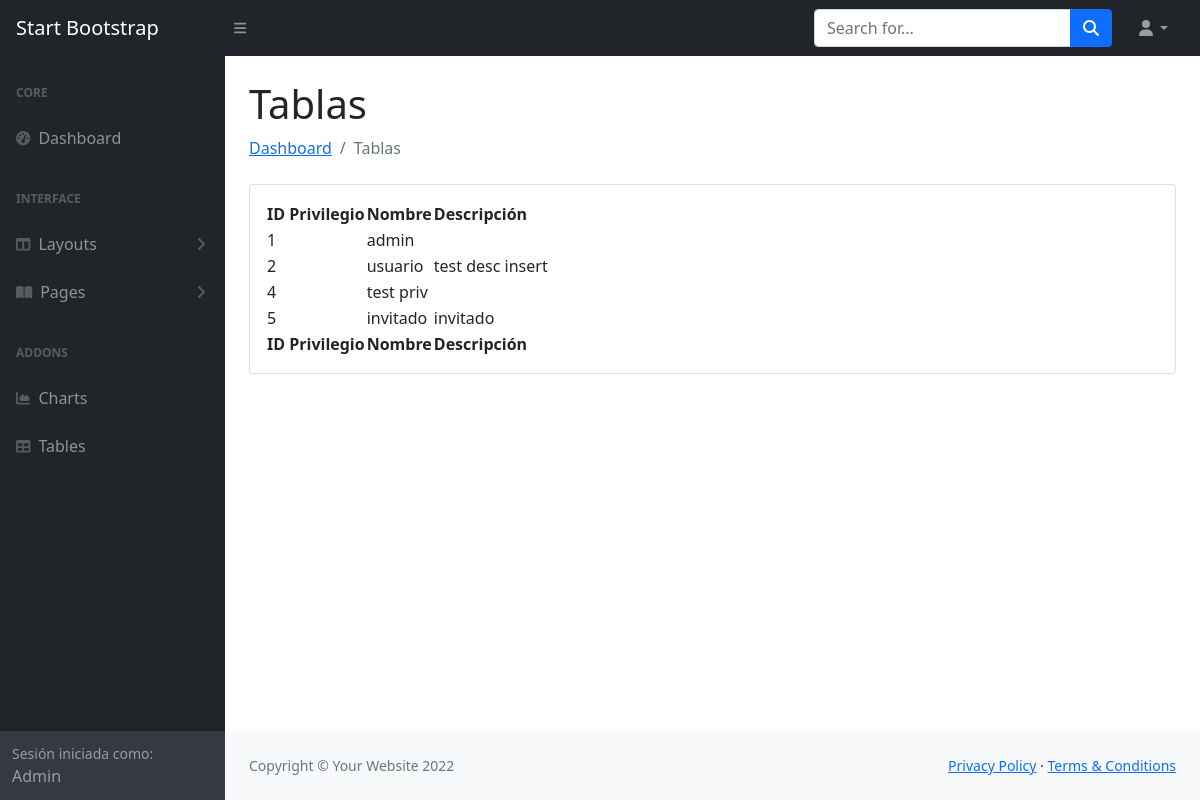
The app's page /dashboard/tabla_privilegio.php (signed in) with its own data.
### tables this page shows
CREATE TABLE `privilegio` (
  `id_privilegio` int(11) NOT NULL,
  `nombre` varchar(100) NOT NULL,
  `descripcion` varchar(100) NOT NULL
);

### dashboard/tabla_privilegio.php (the view, shortened to what this page needs)
<?php
include '../conn/conn.php';
$nombre = $_SESSION['nombre'];
$id_usuario = $_SESSION['id_usuario'];
$id_privilegio = $_SESSION['id_privilegio'];
if ($id_privilegio == 1) {
    $where = "";
} else {
    $where = "WHERE id_usuario=$id_usuario";
}
$stmt = $pdo->prepare("SELECT * FROM privilegio $where");
$stmt->setFetchMode(PDO::FETCH_ASSOC);
$stmt->execute();
?>
<!DOCTYPE html>
<html lang="en">
<head>
    <link href="https://cdn.jsdelivr.net/npm/simple-datatables@latest/dist/style.css" rel="stylesheet"/>
    <link href="css/styles.css" rel="stylesheet"/>
</head>
<body class="sb-nav-fixed">
<nav class="sb-topnav navbar navbar-expand navbar-dark bg-dark">
    <a class="navbar-brand ps-3" href="principal.php">Start Bootstrap</a>
    <button class="btn btn-link btn-sm order-1 order-lg-0 me-4 me-lg-0" id="sidebarToggle" href="#!"><i
                class="fas fa-bars"></i></button>
    <form class="d-none d-md-inline-block form-inline ms-auto me-0 me-md-3 my-2 my-md-0">
        <div class="input-group">
            <input class="form-control" type="text" placeholder="Search for..." aria-label="Search for..."
                   aria-describedby="btnNavbarSearch"/>
            <button class="btn btn-primary" id="btnNavbarSearch" type="button"><i class="fas fa-search"></i></button>
        </div>
    </form>
    <ul class="navbar-nav ms-auto ms-md-0 me-3 me-lg-4">
        <li class="nav-item dropdown">
            <a class="nav-link dropdown-toggle" id="navbarDropdown" href="#" role="button" data-bs-toggle="dropdown"
               aria-expanded="false"><i class="fas fa-user fa-fw"></i></a>
        </li>
    </ul>
</nav>
<div id="layoutSidenav">
    <div id="layoutSidenav_nav">
        <nav class="sb-sidenav accordion sb-sidenav-dark" id="sidenavAccordion">
            <div class="sb-sidenav-menu">
                <div class="nav">
                    <div class="sb-sidenav-menu-heading">Core</div>
                    <a class="nav-link" href="principal.php">
                        <div class="sb-nav-link-icon"><i class="fas fa-tachometer-alt"></i></div>
                        Dashboard
                    </a>
                    <div class="sb-sidenav-menu-heading">Interface</div>
                    <a class="nav-link collapsed" href="#" data-bs-toggle="collapse" data-bs-target="#collapseLayouts"
                       aria-expanded="false" aria-controls="collapseLayouts">
                        <div class="sb-nav-link-icon"><i class="fas fa-columns"></i></div>
                        Layouts
                        <div class="sb-sidenav-collapse-arrow"><i class="fas fa-angle-down"></i></div>
                    </a>
                    <a class="nav-link collapsed" href="#" data-bs-toggle="collapse" data-bs-target="#collapsePages"
                       aria-expanded="false" aria-controls="collapsePages">
                        <div class="sb-nav-link-icon"><i class="fas fa-book-open"></i></div>
                        Pages
                        <div class="sb-sidenav-collapse-arrow"><i class="fas fa-angle-down"></i></div>
                    </a>
                    <div class="sb-sidenav-menu-heading">Addons</div>
                    <a class="nav-link" href="charts.html">
                        <div class="sb-nav-link-icon"><i class="fas fa-chart-area"></i></div>
                        Charts
                    </a>
                    <a class="nav-link" href="tables.html">
                        <div class="sb-nav-link-icon"><i class="fas fa-table"></i></div>
                        Tables
                    </a>
                </div>
            </div>
            <div class="sb-sidenav-footer">
                <div class="small">Sesión iniciada como:</div>
                <?php echo $nombre ?>
            </div>
        </nav>
    </div>
    <div id="layoutSidenav_content">
        <main>
            <div class="container-fluid px-4">
                <h1 class="mt-4">Tablas</h1>
                <ol class="breadcrumb mb-4">
                    <li class="breadcrumb-item"><a href="principal.php">Dashboard</a></li>
                    <li class="breadcrumb-item active">Tablas</li>
                </ol>
                <div class="card mb-4">
                    <div class="card-body">
                        <table id="datatablesSimple">
                            <thead>
                            <tr>
                                <th>ID Privilegio</th>
                                <th>Nombre</th>
                                <th>Descripción</th>
                            </tr>
                            </thead>
                            <tfoot>
                            <tr>
                                <th>ID Privilegio</th>
                                <th>Nombre</th>
                                <th>Descripción</th>
                            </tr>
                            </tfoot>
                            <tbody>
                            <?php
                            while ($row = $stmt->fetch()) {
                                ?>
                                <tr>
                                    <td><?php echo $row["id_privilegio"] ?></td>
                                    <td><?php echo $row['nombre'] ?></td>
                                    <td><?php echo $row['descripcion'] ?></td>
                                </tr>
                            <?php } ?>
                            </tbody>
                        </table>
                    </div>
                </div>
            </div>
        </main>
        <footer class="py-4 bg-light mt-auto">
            <div class="container-fluid px-4">
                <div class="d-flex align-items-center justify-content-between small">
                    <div class="text-muted">Copyright &copy; Your Website 2022</div>
                    <div>
                        <a href="#">Privacy Policy</a>
                        &middot;
                        <a href="#">Terms &amp; Conditions</a>
                    </div>
                </div>
            </div>
        </footer>
    </div>
</div>
</body>
</html>

### records on screen
privilegio: id_privilegio "1", nombre "admin"
privilegio: id_privilegio "2", nombre "usuario", descripcion "test desc insert"
privilegio: id_privilegio "4", nombre "test priv"
privilegio: id_privilegio "5", nombre "invitado", descripcion "invitado"

### other values on screen
$nombre "Admin"
